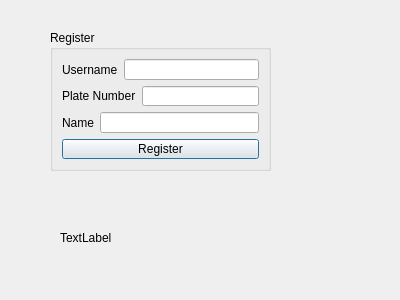
<?xml version="1.0" encoding="UTF-8"?>
<ui version="4.0">
 <class>register_user</class>
 <widget class="QDialog" name="register_user">
  <property name="geometry">
   <rect>
    <x>0</x>
    <y>0</y>
    <width>400</width>
    <height>300</height>
   </rect>
  </property>
  <property name="windowTitle">
   <string>Dialog</string>
  </property>
  <widget class="QGroupBox" name="groupBox">
   <property name="geometry">
    <rect>
     <x>50</x>
     <y>30</y>
     <width>221</width>
     <height>141</height>
    </rect>
   </property>
   <property name="title">
    <string>Register</string>
   </property>
   <layout class="QVBoxLayout" name="verticalLayout">
    <item>
     <layout class="QHBoxLayout" name="horizontalLayout">
      <item>
       <widget class="QLabel" name="label_3">
        <property name="text">
         <string>Username</string>
        </property>
       </widget>
      </item>
      <item>
       <widget class="QLineEdit" name="lineEdit_Username"/>
      </item>
     </layout>
    </item>
    <item>
     <layout class="QHBoxLayout" name="horizontalLayout_2">
      <item>
       <widget class="QLabel" name="label_2">
        <property name="text">
         <string>Plate Number</string>
        </property>
       </widget>
      </item>
      <item>
       <widget class="QLineEdit" name="lineEdit_Plate_Number"/>
      </item>
     </layout>
    </item>
    <item>
     <layout class="QHBoxLayout" name="horizontalLayout_3">
      <item>
       <widget class="QLabel" name="label">
        <property name="text">
         <string>Name</string>
        </property>
       </widget>
      </item>
      <item>
       <widget class="QLineEdit" name="lineEdit_Name"/>
      </item>
     </layout>
    </item>
    <item>
     <widget class="QPushButton" name="pushButton">
      <property name="text">
       <string>Register</string>
      </property>
     </widget>
    </item>
   </layout>
  </widget>
  <widget class="QLabel" name="label_reg">
   <property name="geometry">
    <rect>
     <x>60</x>
     <y>230</y>
     <width>71</width>
     <height>16</height>
    </rect>
   </property>
   <property name="text">
    <string>TextLabel</string>
   </property>
  </widget>
 </widget>
 <resources/>
 <connections/>
</ui>
